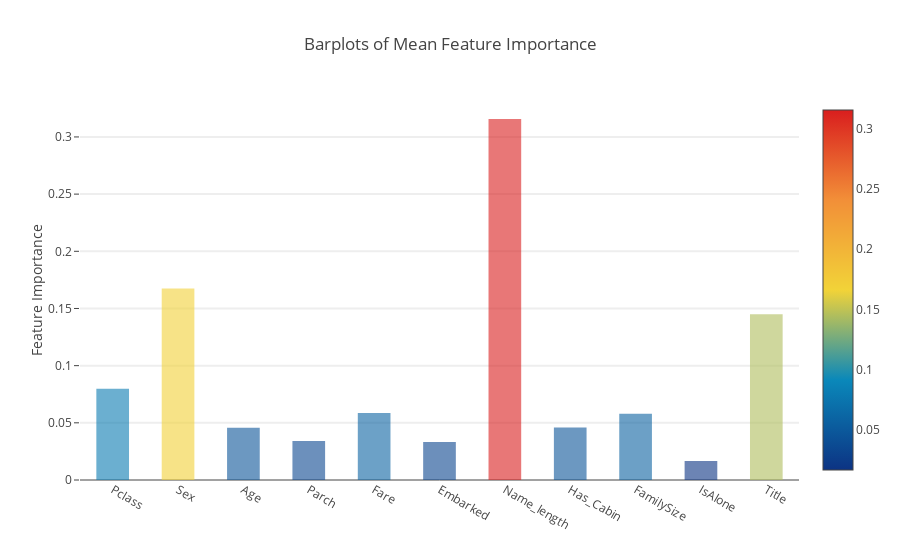

The cell this chart's notebook holds for it:
### Code cell
y = feature_dataframe['mean'].values
x = feature_dataframe['features'].values
data = [go.Bar(
            x= x,
             y= y,
            width = 0.5,
            marker=dict(
               color = feature_dataframe['mean'].values,
            colorscale='Portland',
            showscale=True,
            reversescale = False
            ),
            opacity=0.6
        )]

layout= go.Layout(
    autosize= True,
    title= 'Barplots of Mean Feature Importance',
    hovermode= 'closest',
#     xaxis= dict(
#         title= 'Pop',
#         ticklen= 5,
#         zeroline= False,
#         gridwidth= 2,
#     ),
    yaxis=dict(
        title= 'Feature Importance',
        ticklen= 5,
        gridwidth= 2
    ),
    showlegend= False
)
fig = go.Figure(data=data, layout=layout)
py.iplot(fig, filename='bar-direct-labels')

### Figure 1 — Plotly figure (JSON) as saved in the notebook; plotly's stock layout.template omitted (floating-point values rounded to 4 significant figures)
{"data": [{"marker": {"color": [0.07985, 0.1674, 0.04566, 0.03418, 0.0586, 0.03322, 0.3157, 0.0459, 0.05786, 0.01666, 0.145], "colorscale": "Portland", "reversescale": false, "showscale": true}, "opacity": 0.6, "type": "bar", "width": 0.5, "x": ["Pclass", "Sex", "Age", "Parch", "Fare", "Embarked", "Name_length", "Has_Cabin", "FamilySize", "IsAlone", "Title"], "y": [0.07985, 0.1674, 0.04566, 0.03418, 0.0586, 0.03322, 0.3157, 0.0459, 0.05786, 0.01666, 0.145]}], "layout": {"autosize": true, "hovermode": "closest", "showlegend": false, "title": "Barplots of Mean Feature Importance", "yaxis": {"gridwidth": 2, "ticklen": 5, "title": "Feature Importance"}}}
